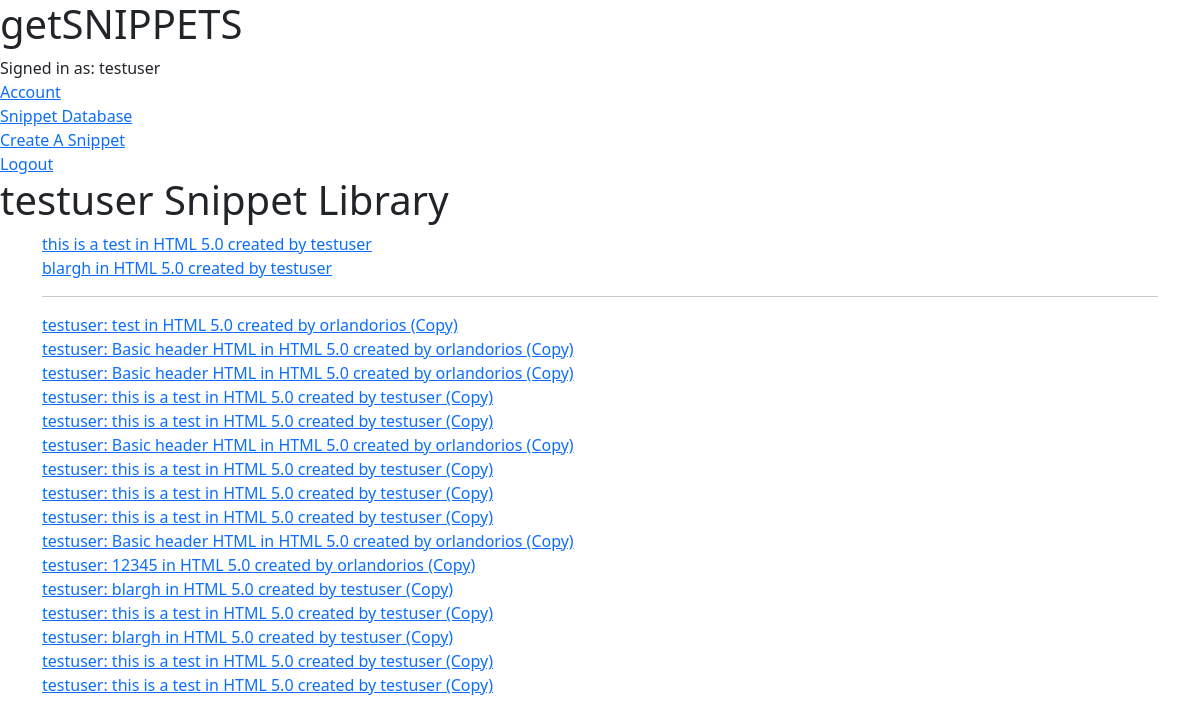
The app's page /snippets/profile/ (signed in), older data.
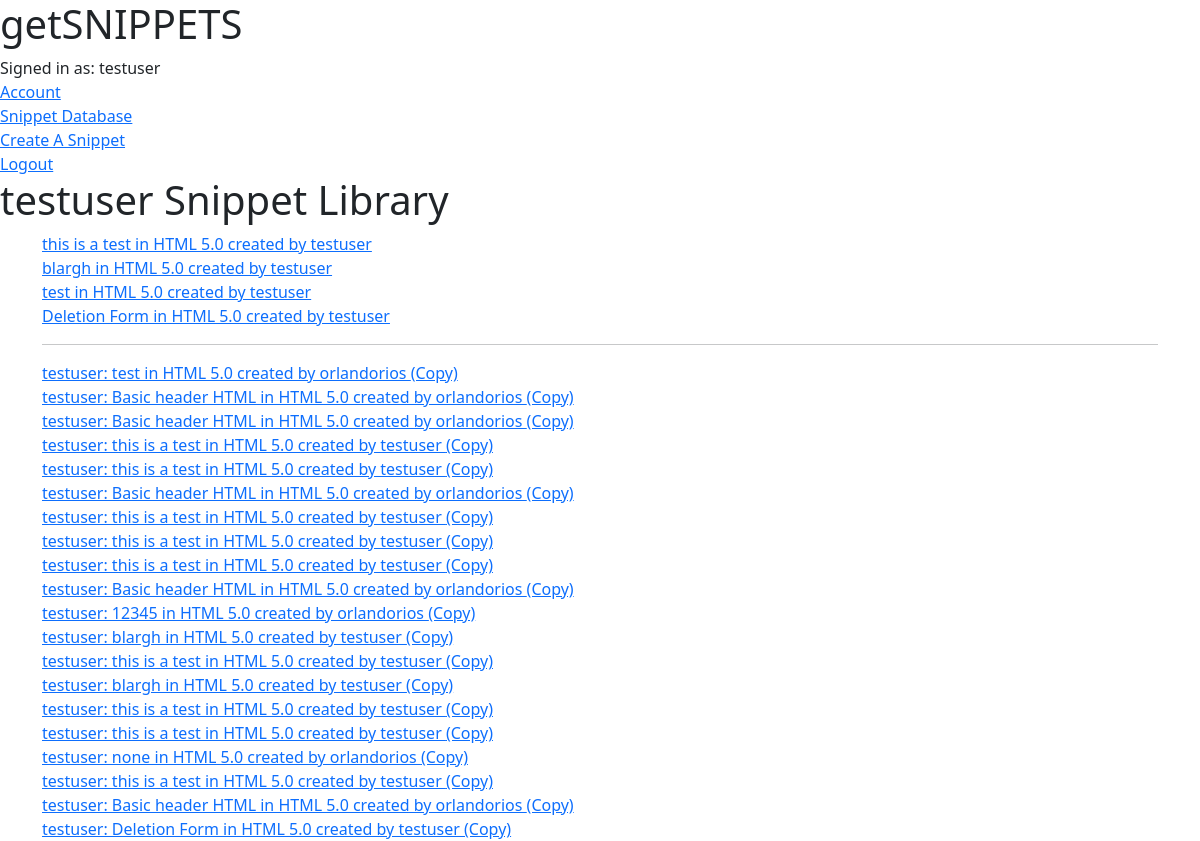
The same page, newer data.
### snippets/models.py (models this page shows, shortened)
class User(BaseUser):
    pass

class Snippet(models.Model):
    code = models.TextField()
    description = models.CharField(max_length=512)
    language = models.ForeignKey('Language',
    on_delete=models.CASCADE, related_name="snippets", blank=True, null=True)
    users = models.ManyToManyField('User', related_name='snippets')
    author = models.ForeignKey('User', on_delete=models.CASCADE, related_name="user_snippet")
    parent = models.ForeignKey('Snippet', on_delete=models.SET_NULL, related_name="fork",
        blank=True, null=True)
    def __str__(self):
        return f'{self.description} in {self.language} created by {self.author}'

class Language(models.Model):
    name = models.CharField(max_length=255)
    version = models.FloatField(blank=True, null=True)
    def __str__(self):
        return f'{self.name} {self.version}'

class Favorite(models.Model):
    user = models.ForeignKey("User", on_delete=models.CASCADE, related_name="favorites")
    snippet = models.ForeignKey("Snippet", on_delete=models.CASCADE, related_name="favorites")
    create_at = models.DateTimeField(auto_now_add=True)
    def __str__(self):
        return f'{self.user}: {self.snippet}'

### snippets/views.py (the view)
# urls.py: path('snippets/profile/', views.user_profile, name='user_profile'),
def user_profile(request):
    snippets = Snippet.objects.filter(users=request.user) | Snippet.objects.filter(author=request.user)
    return render(request, "snippets/profile.html", {"snippets":snippets})

### templates/snippets/profile.html (shortened to what this page needs)
{% extends "base.html" %}
{% block content %}
<h1> {{request.user.username}} Snippet Library </h1>
<div class="container">
    {% for snippet in snippets %}
    <div class="snippet-box">
        <a class="snippet-name" href="{% url 'snippet_detail' pk=snippet.pk %}"> {{ snippet }} </a>
    </div>
    {% endfor %}
    <hr/>
    {% for favorite in user.favorites.all %}
    <div class="snippet-box">
        <a class="snippet-name" href="{% url 'snippet_detail' pk=favorite.snippet.pk %}"> {{ favorite }} (Copy)</a>
    </div>
    {% endfor %}
</div>
{% endblock %}

### templates/base.html (shortened to what this page needs)
{% load static %}
{% load bootstrap5 %}
<!DOCTYPE html>
<html lang="en">
<head>
    <link rel="stylesheet" href="{% static 'css/prism.css' %}">
    <link rel="stylesheet" href="{% static 'css/style.css' %}">
    <link href="https://cdn.jsdelivr.net/npm/bootstrap@5.2.0/dist/css/bootstrap.min.css" rel="stylesheet"
>
</head>
<body>
    <header>
        <h1>getSNIPPETS</h1>
        <div class="user_account">{% if user.is_authenticated %}
            <div class="username">Signed in as: {{request.user.username}}</div>
            <div><a href="/snippets/profile/">Account</a></div>
            <div><a href="{% url 'snippets' %}">Snippet Database</a></div>
            <a href="{% url 'create_snippet' %}" class="top-menu">
                Create A Snippet
            </a>
            <div><a href="/accounts/logout">Logout</a></div>
            {% else %}
            <div><a href="/accounts/login">Login</a></div>
            <div><a href="/accounts/register">Sign Up</a></div>
            <div><a href="{% url 'snippets' %}">Snippet Database</a></div>
            {% endif %}
        </div>
    </header>
    {% block content %}
    {% endblock %}
</body>
</html>

Row changes from the older to the newer data that the page shows:
added Snippet: description+language+author "test in HTML 5.0 created by testuser"
added Snippet: description+language+author "Deletion Form in HTML 5.0 created by testuser"
added Favorite: user+snippet "testuser: none in HTML 5.0 created by orlandorios"
added Favorite: user+snippet "testuser: this is a test in HTML 5.0 created by testuser"
added Favorite: user+snippet "testuser: Basic header HTML in HTML 5.0 created by orlandorios"
added Favorite: user+snippet "testuser: Deletion Form in HTML 5.0 created by testuser"
